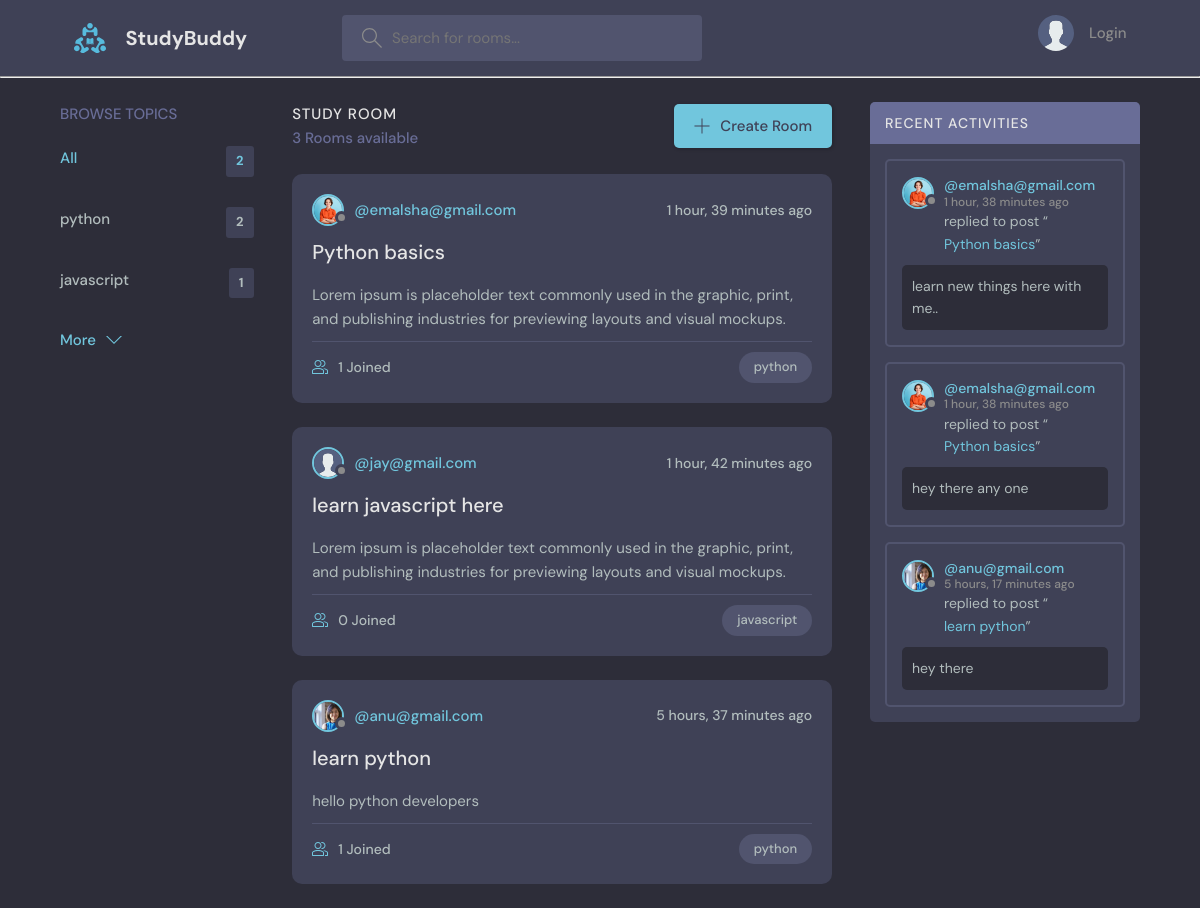
The page / on the database its author committed.
### chat/models.py (models this page shows, shortened)
class Topic(models.Model):
    name = models.CharField(max_length=200)

class Room(models.Model):
    host = models.ForeignKey(User, on_delete=models.SET_NULL, null=True)
    topic = models.ForeignKey(Topic, on_delete=models.SET_NULL, null=True)
    name = models.CharField(max_length=200)
    description = models.TextField(null=True, blank=True)
    participants = models.ManyToManyField(User, related_name='participants', blank=True)
    updated = models.DateTimeField(auto_now=True)
    created = models.DateTimeField(auto_now_add=True)
    class Meta:
        ordering = ['-updated', '-created']
    def __str__(self):
        return self.name

class User(AbstractUser):
    name = models.CharField(max_length=200, null=True)
    email = models.EmailField(null=True, unique=True)
    bio = models.TextField(null=True)
    avatar = models.ImageField(null=True, default="avatar.svg")
    USERNAME_FIELD = 'email'
    REQUIRED_FIELDS = []

class Message(models.Model):
    user = models.ForeignKey(User, on_delete=models.CASCADE)
    room = models.ForeignKey(Room, on_delete=models.CASCADE)
    body = models.TextField()
    updated = models.DateTimeField(auto_now=True)
    created = models.DateTimeField(auto_now_add=True)
    class Meta:
        ordering = ['-created', '-updated']
    def __str__(self):
        return self.body[0:50]

### chat/views.py (the view)
# urls.py: 2. Add a URL to urlpatterns:  path('', views.home, name='home')
def home(request):
    q = request.GET.get('q') if request.GET.get('q')!= None else ''
    rooms = Room.objects.filter(
        Q(topic__name__icontains=q)|
        Q(name__icontains=q)|
        Q(description__icontains=q)
    )
    room_count = rooms.count()
    topics = Topic.objects.all()
    room_messages = Message.objects.filter(Q(room__topic__name__icontains=q))
    context = {'rooms': rooms, 'topics':topics, 'room_count':room_count, 'room_messages':room_messages}
    return render(request, 'home.html', context)

### chat/templates/home.html (shortened to what this page needs)
{% extends 'main.html' %}
{% block content %}
    <main class="layout layout--3">
      <div class="container">
       {% include 'topiccomponent.html' %}
        <div class="roomList">
          <div class="roomList__header">
            <div>
              <h2>Study Room</h2>
              <p>{{room_count}} Rooms available</p>
            </div>
            <a class="btn btn--main" href="{% url 'create-room' %}">
              <svg version="1.1" xmlns="http://www.w3.org/2000/svg" width="32" height="32" viewBox="0 0 32 32">
                <title>add</title>
                <path
                  d="M16.943 0.943h-1.885v14.115h-14.115v1.885h14.115v14.115h1.885v-14.115h14.115v-1.885h-14.115v-14.115z"
                ></path>
              </svg>
              Create Room
            </a>
          </div>
          {% include 'feedcomponent.html' %}
        </div>
         {% include 'activitycomponent.html' %}
      </div>
    </main>
    {% endblock content %}

### chat/templates/topiccomponent.html
<div class="topics">
    <div class="topics__header">
      <h2>Browse Topics</h2>
    </div>
    <ul class="topics__list">
      <li>
        <a href="{% url 'home' %}" class="active">All <span>{{topics.count}}</span></a>
      </li>
      {% for topic in topics %}
      <li>
        <a href="{% url 'home' %}?q={{topic.name}}">{{topic.name}}<span>{{topic.room_set.all.count}}</span></a>
      </li>
      {% endfor %}
    </ul>
    <a class="btn btn--link" href="{% url 'topics' %}">
      More
      <svg version="1.1" xmlns="http://www.w3.org/2000/svg" width="32" height="32" viewBox="0 0 32 32">
        <title>chevron-down</title>
        <path d="M16 21l-13-13h-3l16 16 16-16h-3l-13 13z"></path>
      </svg>
    </a>
  </div>

### chat/templates/feedcomponent.html (shortened to what this page needs)
{% for room in rooms %}
    <div class="roomListRoom">
    <div class="roomListRoom__header">
      <a href="" class="roomListRoom__author">
        <div class="avatar avatar--small">
          <img src="{{room.host.avatar.url}}" />
        </div>
        <span>@{{room.host}}</span>
      </a>
      <div class="roomListRoom__actions">
        <span>{{room.created|timesince}} ago</span>
      </div>
    </div>
    <div class="roomListRoom__content">
      <a href="{% url 'room' room.id %}">{{room.name}}</a>
      <p>
        {{room.description}}
      </p>
    </div>
    <div class="roomListRoom__meta">
      <a href="{% url 'room' room.id %}" class="roomListRoom__joined">
        {{room.participants.all.count}} Joined
      </a>
      <p class="roomListRoom__topic">{{room.topic.name}}</p>
    </div>
    </div>
{% endfor %}

### chat/templates/activitycomponent.html (shortened to what this page needs)
<div class="activities">
    <div class="activities__header">
      <h2>Recent Activities</h2>
    </div>
    {% for message in room_messages %}
    <div class="activities__box">
      <div class="activities__boxHeader roomListRoom__header">
        <a href="{% url 'userprofile' message.user.id %}" class="roomListRoom__author">
          <div class="avatar avatar--small">
            <img src="{{message.user.avatar.url}}" />
          </div>
          <p>
            @{{message.user}}
            <span>{{message.created|timesince}} ago</span>
          </p>
        </a>
      </div>
      <div class="activities__boxContent">
        <p>replied to post “<a href="{% url 'room' message.room.id %}">{{message.room}}</a>”</p>
        <div class="activities__boxRoomContent">
         {{message}}
        </div>
      </div>
    </div>
    {% endfor %}
  </div>

### rows shown on the page
Topic: name "python", room_set.all.count "2"
Topic: name "javascript", room_set.all.count "1"
Room: host.avatar (picture), host "emalsha@gmail.com", created "1 hour, 39 minutes", name "Python basics", description "Lorem ipsum is placeholder text commonly used in the graphic, print, and publishing industries for previewing layouts and visual mockups.", participants.all.count "1", topic.name "python"
Room: host.avatar (placeholder picture), host "jay@gmail.com", created "1 hour, 42 minutes", name "learn javascript here", description "Lorem ipsum is placeholder text commonly used in the graphic, print, and publishing industries for previewing layouts and visual mockups.", participants.all.count "0", topic.name "javascript"
Room: host.avatar (picture), host "anu@gmail.com", created "5 hours, 37 minutes", name "learn python", description "hello python developers", participants.all.count "1", topic.name "python"
Message: user.avatar (picture), user "emalsha@gmail.com", created "1 hour, 38 minutes", room "Python basics", body "learn new things here with me.."
Message: user.avatar (picture), user "emalsha@gmail.com", created "1 hour, 38 minutes", room "Python basics", body "hey there any one"
Message: user.avatar (picture), user "anu@gmail.com", created "5 hours, 17 minutes", room "learn python", body "hey there"

### other values the page prints
{{ topics.count }} "2"
{{ room_count }} "3"
